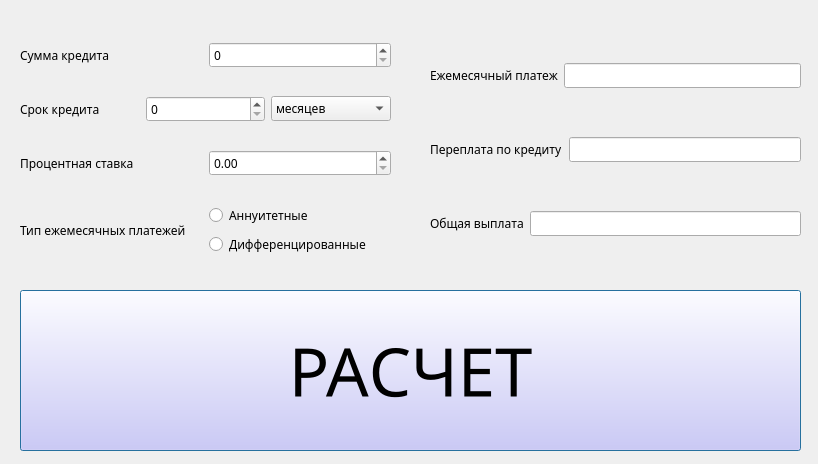
<?xml version="1.0" encoding="UTF-8"?>
<ui version="4.0">
 <class>Credit</class>
 <widget class="QDialog" name="Credit">
  <property name="geometry">
   <rect>
    <x>0</x>
    <y>0</y>
    <width>818</width>
    <height>464</height>
   </rect>
  </property>
  <property name="windowTitle">
   <string>Dialog</string>
  </property>
  <widget class="QPushButton" name="count_button">
   <property name="geometry">
    <rect>
     <x>20</x>
     <y>290</y>
     <width>781</width>
     <height>161</height>
    </rect>
   </property>
   <property name="font">
    <font>
     <family>Osaka</family>
     <pointsize>50</pointsize>
     <italic>false</italic>
     <bold>false</bold>
     <underline>false</underline>
     <strikeout>false</strikeout>
     <stylestrategy>PreferDefault</stylestrategy>
     <kerning>true</kerning>
    </font>
   </property>
   <property name="styleSheet">
    <string notr="true">QPushButton { 
	font: 50pt &quot;Osaka&quot;;
	background-color : rgb(210, 195, 255);
}</string>
   </property>
   <property name="text">
    <string>РАСЧЕТ</string>
   </property>
  </widget>
  <widget class="QWidget" name="layoutWidget">
   <property name="geometry">
    <rect>
     <x>20</x>
     <y>20</y>
     <width>371</width>
     <height>261</height>
    </rect>
   </property>
   <property name="font">
    <font>
     <family>Osaka</family>
    </font>
   </property>
   <layout class="QVBoxLayout" name="verticalLayout_7">
    <item>
     <layout class="QHBoxLayout" name="horizontalLayout_15">
      <item>
       <widget class="QLabel" name="label_15">
        <property name="font">
         <font>
          <family>Osaka</family>
         </font>
        </property>
        <property name="text">
         <string>Сумма кредита</string>
        </property>
       </widget>
      </item>
      <item>
       <widget class="QDoubleSpinBox" name="sum_button">
        <property name="font">
         <font>
          <family>Osaka</family>
         </font>
        </property>
        <property name="decimals">
         <number>0</number>
        </property>
        <property name="maximum">
         <double>1000000000.000000000000000</double>
        </property>
       </widget>
      </item>
     </layout>
    </item>
    <item>
     <layout class="QHBoxLayout" name="horizontalLayout_16">
      <item>
       <widget class="QLabel" name="label_16">
        <property name="font">
         <font>
          <family>Osaka</family>
         </font>
        </property>
        <property name="text">
         <string>Срок кредита</string>
        </property>
       </widget>
      </item>
      <item>
       <widget class="QSpinBox" name="spin_box_time">
        <property name="font">
         <font>
          <family>Osaka</family>
         </font>
        </property>
       </widget>
      </item>
      <item>
       <widget class="QComboBox" name="combo_box_time">
        <property name="font">
         <font>
          <family>Osaka</family>
         </font>
        </property>
        <item>
         <property name="text">
          <string>месяцев</string>
         </property>
        </item>
        <item>
         <property name="text">
          <string>лет</string>
         </property>
        </item>
       </widget>
      </item>
     </layout>
    </item>
    <item>
     <layout class="QHBoxLayout" name="horizontalLayout_17">
      <item>
       <widget class="QLabel" name="label_17">
        <property name="font">
         <font>
          <family>Osaka</family>
         </font>
        </property>
        <property name="text">
         <string>Процентная ставка</string>
        </property>
       </widget>
      </item>
      <item>
       <widget class="QDoubleSpinBox" name="spin_box_prc">
        <property name="font">
         <font>
          <family>Osaka</family>
         </font>
        </property>
       </widget>
      </item>
     </layout>
    </item>
    <item>
     <layout class="QHBoxLayout" name="horizontalLayout_18">
      <item>
       <widget class="QLabel" name="label_18">
        <property name="font">
         <font>
          <family>Osaka</family>
         </font>
        </property>
        <property name="text">
         <string>Тип ежемесячных платежей</string>
        </property>
       </widget>
      </item>
      <item>
       <layout class="QVBoxLayout" name="verticalLayout_8">
        <item>
         <widget class="QRadioButton" name="radio_button_ann">
          <property name="font">
           <font>
            <family>Osaka</family>
           </font>
          </property>
          <property name="text">
           <string>Аннуитетные</string>
          </property>
         </widget>
        </item>
        <item>
         <widget class="QRadioButton" name="radio_button_diff">
          <property name="font">
           <font>
            <family>Osaka</family>
           </font>
          </property>
          <property name="text">
           <string>Дифференцированные</string>
          </property>
         </widget>
        </item>
       </layout>
      </item>
     </layout>
    </item>
   </layout>
  </widget>
  <widget class="QWidget" name="layoutWidget_2">
   <property name="geometry">
    <rect>
     <x>430</x>
     <y>20</y>
     <width>371</width>
     <height>261</height>
    </rect>
   </property>
   <property name="font">
    <font>
     <family>Osaka</family>
    </font>
   </property>
   <layout class="QVBoxLayout" name="verticalLayout_9">
    <item>
     <layout class="QHBoxLayout" name="horizontalLayout_19">
      <item>
       <widget class="QLabel" name="label_19">
        <property name="font">
         <font>
          <family>Osaka</family>
         </font>
        </property>
        <property name="text">
         <string>Ежемесячный платеж</string>
        </property>
       </widget>
      </item>
      <item>
       <widget class="QLineEdit" name="line_edit_per_mon">
        <property name="enabled">
         <bool>true</bool>
        </property>
        <property name="font">
         <font>
          <family>Osaka</family>
         </font>
        </property>
        <property name="readOnly">
         <bool>true</bool>
        </property>
       </widget>
      </item>
     </layout>
    </item>
    <item>
     <layout class="QHBoxLayout" name="horizontalLayout_20">
      <item>
       <widget class="QLabel" name="label_20">
        <property name="font">
         <font>
          <family>Osaka</family>
         </font>
        </property>
        <property name="text">
         <string>Переплата по кредиту</string>
        </property>
       </widget>
      </item>
      <item>
       <widget class="QLineEdit" name="line_edit_over">
        <property name="enabled">
         <bool>true</bool>
        </property>
        <property name="font">
         <font>
          <family>Osaka</family>
         </font>
        </property>
        <property name="readOnly">
         <bool>true</bool>
        </property>
       </widget>
      </item>
     </layout>
    </item>
    <item>
     <layout class="QHBoxLayout" name="horizontalLayout_21">
      <item>
       <widget class="QLabel" name="label_21">
        <property name="font">
         <font>
          <family>Osaka</family>
         </font>
        </property>
        <property name="text">
         <string>Общая выплата</string>
        </property>
       </widget>
      </item>
      <item>
       <widget class="QLineEdit" name="line_edit_total">
        <property name="enabled">
         <bool>true</bool>
        </property>
        <property name="font">
         <font>
          <family>Osaka</family>
         </font>
        </property>
        <property name="readOnly">
         <bool>true</bool>
        </property>
       </widget>
      </item>
     </layout>
    </item>
   </layout>
  </widget>
 </widget>
 <resources/>
 <connections/>
</ui>
